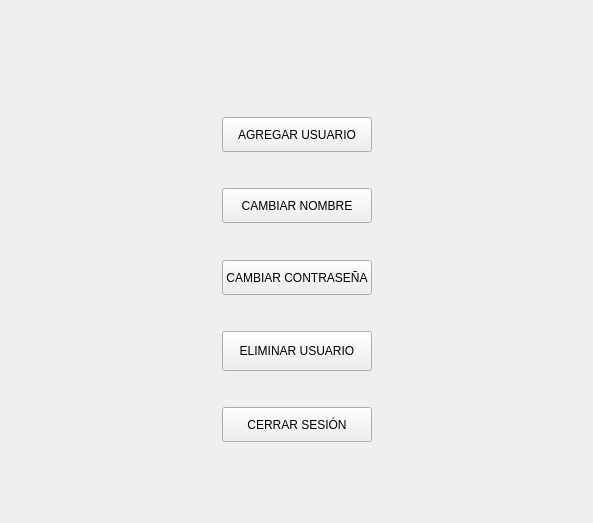
<?xml version="1.0" encoding="UTF-8"?>
<ui version="4.0">
 <class>USUARIOS</class>
 <widget class="QWidget" name="USUARIOS">
  <property name="geometry">
   <rect>
    <x>0</x>
    <y>0</y>
    <width>593</width>
    <height>523</height>
   </rect>
  </property>
  <property name="windowTitle">
   <string>Menu Usuario</string>
  </property>
  <layout class="QGridLayout" name="gridLayout_4">
   <item row="0" column="0">
    <layout class="QGridLayout" name="gridLayout">
     <item row="1" column="0">
      <layout class="QGridLayout" name="gridLayout_2">
       <property name="leftMargin">
        <number>0</number>
       </property>
       <property name="topMargin">
        <number>0</number>
       </property>
       <item row="0" column="0">
        <widget class="QWidget" name="gridWidget_2" native="true">
         <layout class="QGridLayout" name="gridLayout_3">
          <property name="leftMargin">
           <number>35</number>
          </property>
          <property name="topMargin">
           <number>35</number>
          </property>
          <property name="rightMargin">
           <number>35</number>
          </property>
          <property name="bottomMargin">
           <number>35</number>
          </property>
          <item row="0" column="0">
           <layout class="QGridLayout" name="MenuUsuario" rowstretch="1,5,1,5,1,5,1,5,1,5" columnstretch="5,4,5">
            <property name="topMargin">
             <number>35</number>
            </property>
            <property name="bottomMargin">
             <number>35</number>
            </property>
            <property name="verticalSpacing">
             <number>0</number>
            </property>
            <item row="5" column="1">
             <widget class="QPushButton" name="CambiarContrasena">
              <property name="minimumSize">
               <size>
                <width>0</width>
                <height>35</height>
               </size>
              </property>
              <property name="text">
               <string>CAMBIAR CONTRASEÑA</string>
              </property>
             </widget>
            </item>
            <item row="1" column="1">
             <widget class="QPushButton" name="Agregar">
              <property name="sizePolicy">
               <sizepolicy hsizetype="Minimum" vsizetype="Fixed">
                <horstretch>0</horstretch>
                <verstretch>20</verstretch>
               </sizepolicy>
              </property>
              <property name="minimumSize">
               <size>
                <width>0</width>
                <height>35</height>
               </size>
              </property>
              <property name="text">
               <string>AGREGAR USUARIO</string>
              </property>
             </widget>
            </item>
            <item row="2" column="1">
             <spacer name="verticalSpacer_9">
              <property name="orientation">
               <enum>Qt::Orientation::Vertical</enum>
              </property>
              <property name="sizeHint" stdset="0">
               <size>
                <width>20</width>
                <height>40</height>
               </size>
              </property>
             </spacer>
            </item>
            <item row="3" column="0">
             <spacer name="horizontalSpacer_3">
              <property name="orientation">
               <enum>Qt::Orientation::Horizontal</enum>
              </property>
              <property name="sizeHint" stdset="0">
               <size>
                <width>40</width>
                <height>20</height>
               </size>
              </property>
             </spacer>
            </item>
            <item row="3" column="1">
             <widget class="QPushButton" name="CambiarNombre">
              <property name="minimumSize">
               <size>
                <width>0</width>
                <height>35</height>
               </size>
              </property>
              <property name="text">
               <string>CAMBIAR NOMBRE</string>
              </property>
             </widget>
            </item>
            <item row="6" column="1">
             <spacer name="verticalSpacer_12">
              <property name="orientation">
               <enum>Qt::Orientation::Vertical</enum>
              </property>
              <property name="sizeHint" stdset="0">
               <size>
                <width>20</width>
                <height>40</height>
               </size>
              </property>
             </spacer>
            </item>
            <item row="3" column="2">
             <spacer name="horizontalSpacer_4">
              <property name="orientation">
               <enum>Qt::Orientation::Horizontal</enum>
              </property>
              <property name="sizeHint" stdset="0">
               <size>
                <width>40</width>
                <height>20</height>
               </size>
              </property>
             </spacer>
            </item>
            <item row="4" column="1">
             <spacer name="verticalSpacer_8">
              <property name="orientation">
               <enum>Qt::Orientation::Vertical</enum>
              </property>
              <property name="sizeHint" stdset="0">
               <size>
                <width>20</width>
                <height>40</height>
               </size>
              </property>
             </spacer>
            </item>
            <item row="7" column="1">
             <widget class="QPushButton" name="ELIMINAR">
              <property name="minimumSize">
               <size>
                <width>0</width>
                <height>40</height>
               </size>
              </property>
              <property name="text">
               <string>ELIMINAR USUARIO</string>
              </property>
             </widget>
            </item>
            <item row="8" column="1">
             <spacer name="verticalSpacer_11">
              <property name="orientation">
               <enum>Qt::Orientation::Vertical</enum>
              </property>
              <property name="sizeHint" stdset="0">
               <size>
                <width>20</width>
                <height>40</height>
               </size>
              </property>
             </spacer>
            </item>
            <item row="9" column="1">
             <widget class="QPushButton" name="CERRAR">
              <property name="minimumSize">
               <size>
                <width>0</width>
                <height>35</height>
               </size>
              </property>
              <property name="text">
               <string>CERRAR SESIÓN</string>
              </property>
             </widget>
            </item>
           </layout>
          </item>
         </layout>
        </widget>
       </item>
      </layout>
     </item>
    </layout>
   </item>
  </layout>
 </widget>
 <resources/>
 <connections/>
</ui>
